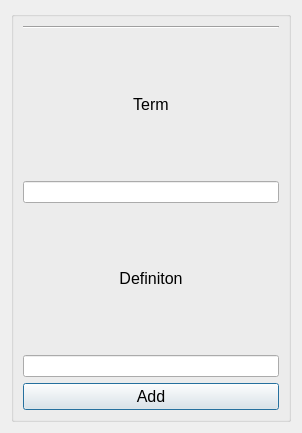
<?xml version="1.0" encoding="UTF-8"?>
<ui version="4.0">
 <class>AddNewTermDialog</class>
 <widget class="QDialog" name="AddNewTermDialog">
  <property name="geometry">
   <rect>
    <x>0</x>
    <y>0</y>
    <width>302</width>
    <height>433</height>
   </rect>
  </property>
  <property name="windowTitle">
   <string>Add new term</string>
  </property>
  <layout class="QVBoxLayout" name="verticalLayout_3">
   <item>
    <layout class="QVBoxLayout" name="verticalLayout_2">
     <item>
      <widget class="QGroupBox" name="groupBox">
       <property name="title">
        <string/>
       </property>
       <property name="flat">
        <bool>false</bool>
       </property>
       <property name="checkable">
        <bool>false</bool>
       </property>
       <layout class="QVBoxLayout" name="verticalLayout">
        <item>
         <widget class="Line" name="line">
          <property name="orientation">
           <enum>Qt::Horizontal</enum>
          </property>
         </widget>
        </item>
        <item>
         <widget class="QLabel" name="labelTerm">
          <property name="font">
           <font>
            <family>Arial</family>
            <pointsize>12</pointsize>
           </font>
          </property>
          <property name="layoutDirection">
           <enum>Qt::LeftToRight</enum>
          </property>
          <property name="text">
           <string>&lt;html&gt;&lt;head/&gt;&lt;body&gt;&lt;p align=&quot;center&quot;&gt;Term&lt;/p&gt;&lt;/body&gt;&lt;/html&gt;</string>
          </property>
         </widget>
        </item>
        <item>
         <widget class="QLineEdit" name="lineEditInputTerm"/>
        </item>
        <item>
         <widget class="QLabel" name="labelDefinition">
          <property name="font">
           <font>
            <family>Arial</family>
            <pointsize>12</pointsize>
           </font>
          </property>
          <property name="text">
           <string>&lt;html&gt;&lt;head/&gt;&lt;body&gt;&lt;p align=&quot;center&quot;&gt;Definiton&lt;/p&gt;&lt;/body&gt;&lt;/html&gt;</string>
          </property>
         </widget>
        </item>
        <item>
         <widget class="QLineEdit" name="lineEditInputDefinition"/>
        </item>
        <item>
         <widget class="QPushButton" name="pushButtonAddNewTerm">
          <property name="font">
           <font>
            <family>Arial</family>
            <pointsize>12</pointsize>
            <weight>50</weight>
            <italic>false</italic>
            <bold>false</bold>
            <underline>false</underline>
           </font>
          </property>
          <property name="text">
           <string>Add</string>
          </property>
          <property name="checkable">
           <bool>false</bool>
          </property>
          <property name="default">
           <bool>true</bool>
          </property>
          <property name="flat">
           <bool>false</bool>
          </property>
         </widget>
        </item>
       </layout>
      </widget>
     </item>
    </layout>
   </item>
  </layout>
 </widget>
 <resources/>
 <connections/>
</ui>
